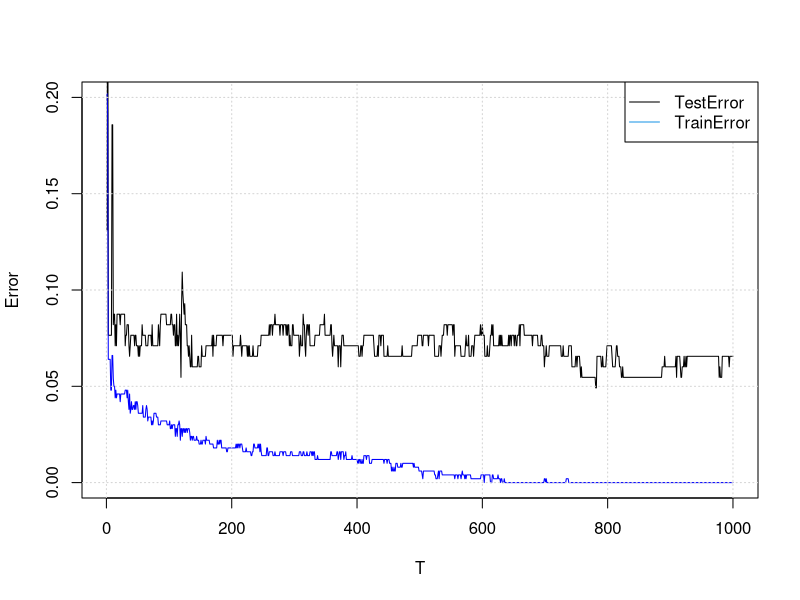
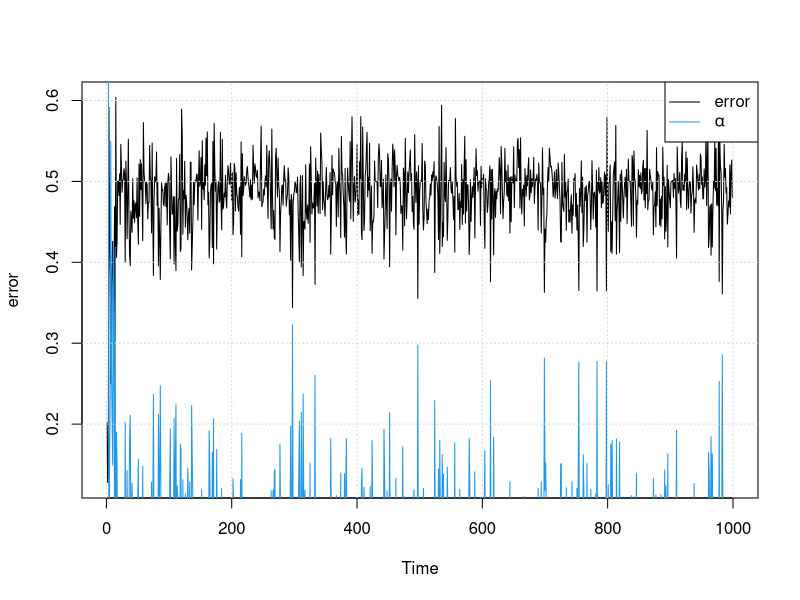
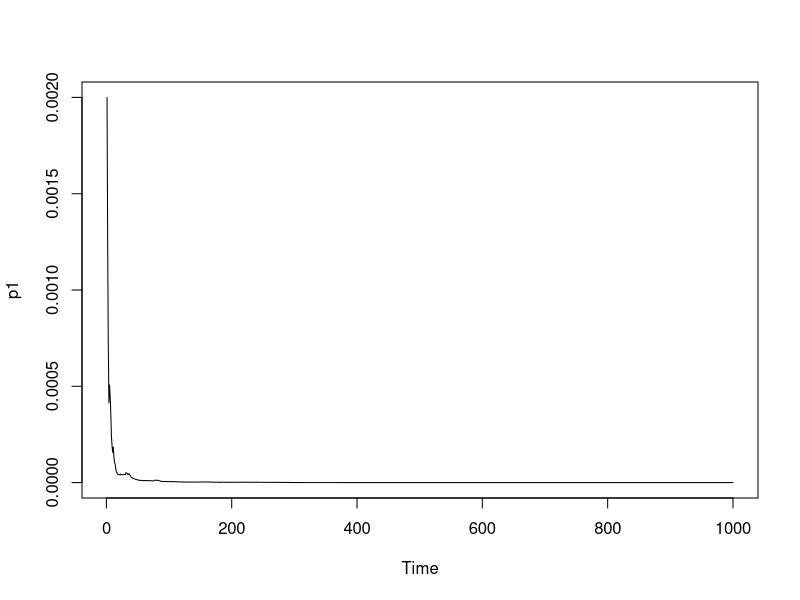
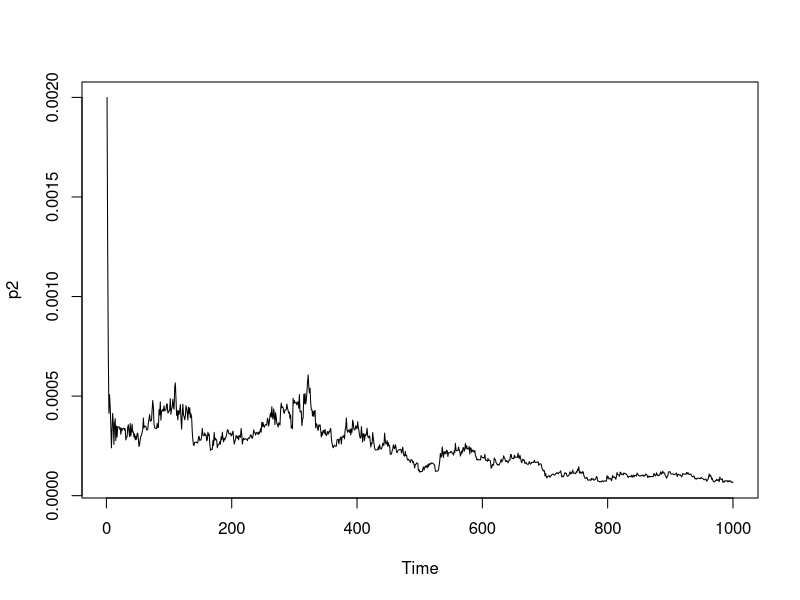
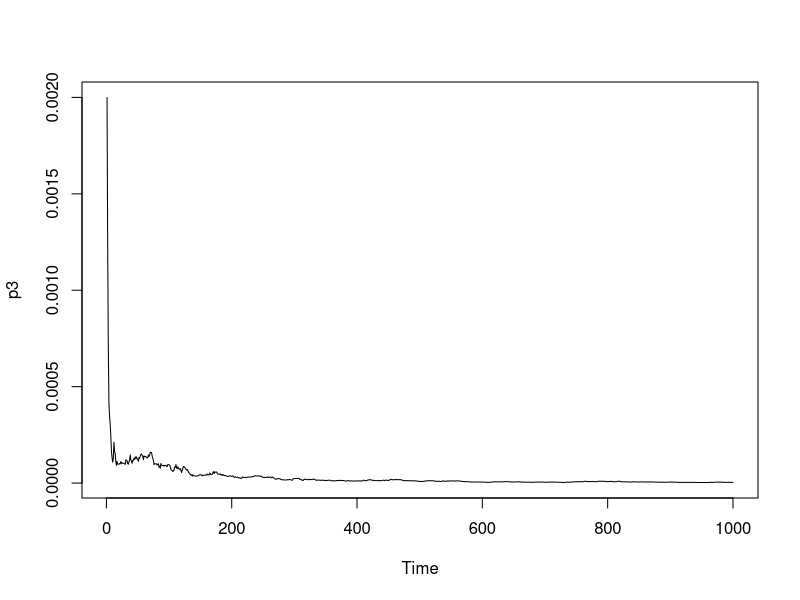

These figures' R source, in order:
#Part1 function: bootstrap
bootstrap = function(w, n) {
  sample <- vector("integer", n)
  cdf <- vector("numeric", length(w))
  tmp <- vector("numeric", length(w))
  for (i in 1:length(w)) {
    tmp[i] <- 1
    cdf[i] <- w %*% tmp
  }
  random <- runif(n, 0 ,1)
  for (i in 1:n) {
    for (j in 1:length(w)) {
      if (cdf[j] >= random[i]) {
        sample[i] = j
        break
      }
    }
  }
  return(sample)
}

#logistic: return a 10*1 vector w
logistic = function(m, step) {
  #initialize w
  w <- vector("numeric", 10)
  w <- as.matrix(w)
  #randomize order
  sample <- m[sample(1:nrow(m), nrow(m),replace=FALSE),]
  for (i in 1:nrow(m)) {
    yi <- m[i,11]
    xi <- as.matrix(m[i, 1:10])
    w <- w + step * as.numeric(1 - (1 / (1 + exp(-yi * t(xi) %*% w)))) * yi * xi
  }
  return(w)
}
classifier = function(x, w) {
  f <- x %*% w
  f <- sign(f)
  return (f)
}

boostclassifier = function(x, alpha, w) {
  f <- 0
  for (i in 1:nrow(alpha)) {
    f <- f + alpha[i] * classifier(x, w[,i])
  }
  f <- sign(f)
  return (f)
}

#Read & Split Data
AllData <- read.csv("X.csv", header = FALSE)
AllLabel<- read.csv("y.csv", header = FALSE)

yTest <- AllData[1:183,]
yLabel <- AllLabel[1:183,]
#colnames(xLabel) <- c("label")
xTrain <- AllData[184:683,]
xLabel <- AllLabel[184:683,]
#colnames(yLabel) <- c("label")
xTrainLabeled <- cbind(xTrain, xLabel)
xTrainLabeled <- as.matrix(xTrainLabeled)
xTrain <- as.matrix(xTrain)
yTest <- as.matrix(yTest)

step <- 0.1
p <- rep(1, 500)
p <- p / length(p)
wTotal <- NULL
error <- vector("numeric", 1000)
trainErr <- vector("numeric", 1000)
testErr <- vector("numeric", 1000)
p1 <- vector("numeric", 1000)
p2 <- vector("numeric", 1000)
p3 <- vector("numeric", 1000)
boostingTrain <- vector("numeric", 500)
boostingTest <- vector("numeric", 183)
#alpha <- vector("numeric", 1000) 
alpha <- NULL
for (t in 1:1000) {
  View(t)
  p1[t] = p[10]
  p2[t] = p[122]
  p3[t] = p[433]
  dataset <- bootstrap(p, 500)
  #hist(dataset, breaks=seq(min(dataset)-0.5, max(dataset)+0.5, by=1))
  train <- NULL
  for (i in 1:500) {
    train <- rbind(train, xTrainLabeled[dataset[i],])
  }
  #  while (sum(train[,10]) == 500) {
  #    dataset <- bootstrap(p, 500)
  #    for (i in 1:500) {
  #      train <- rbind(train, xTrainLabeled[dataset[i],])
  #    }
  #  }
  result <- logistic(train, step)
  wTotal <- cbind(wTotal, result)
  for (i in 1:500) {
    if (classifier(xTrain[i,], result) != xLabel[i]) error[t] <- error[t] + p[i]
  }
  #alpha[t] <- 1/2 * log((1-error[t])/error[t])
  alpha <- rbind(alpha, 1/2 * log((1-error[t])/error[t]))
  for (i in 1:500) {
    p[i] <- p[i] * exp(-alpha[t] * xLabel[i] * classifier(xTrain[i,], result))
  }
  p <- p / sum(p)
  ##training and testing error
  #wcurrent =  wTotal %*% alpha
  for (i in 1:500) {
    boostingTrain[i] <- boostingTrain[i] + alpha[t] * classifier(xTrain[i,], wTotal[,t])
  }
  for (i in 1:183) {
    boostingTest[i] <- boostingTest[i] + alpha[t] * classifier(yTest[i,], wTotal[,t])
  }
  for (i in 1:500) {
    #if (boostclassifier(xTrain[i,],alpha,wTotal) != xLabel[i]) trainErr[t] <- trainErr[t] + 1
    if (sign(boostingTrain[i]) != xLabel[i]) trainErr[t] <- trainErr[t] + 1
  }
  trainErr[t] <- trainErr[t] / 500
  for (i in 1:183) {
    if (sign(boostingTest[i])!= yLabel[i]) testErr[t] <- testErr[t] + 1
  }
  testErr[t] <- testErr[t] / 183
  ##error function end
}

##q2 plot trainErr and testErr
plot(testErr, type='l', ylim=c(0.0,0.2), xlab='T', ylab='Error')
par(new=T)
plot(trainErr, type='l',col="blue", ylim=c(0.0,0.2), xlab='', ylab='', axes=F)
grid()
legend( x="topright", 
        legend=c(expression(TestError), expression(TrainError)),
        col=c(33, 36), lwd=1, lty=c(1), 
        pch=c(NA,NA) )

##q3 bayes without boosting
#nonboosting <- NULL
#nonboosting <- bayes(xTrainLabeled[,2:11])
#nonboostingtestErr <- 0
#for (i in 1:183) {
#  if ((as.matrix(yTest[i,]) %*% nonboosting * yLabel[i]) < 0) nonboostingtestErr <- nonboostingtestErr + 1
#}
#nonboostingtestErr <- nonboostingtestErr / 183

##q4 plot error and alpha
plot.ts(error)
lines(alpha, col = 36)
grid()
legend( x="topright", 
        legend=c(expression(error), expression(alpha)),
        col=c(33, 36), lwd=1, lty=c(1), 
        pch=c(NA,NA) )

##q5 plot p1 p2 p3
plot.ts(p1)
plot.ts(p2)
plot.ts(p3)
#lines(p2, col = 36)
#lines(p3, col = 26)
#grid()
#legend( x="topright", 
#        legend=c(expression(p1), expression(p2), expression(p3)),
#        col=c(33, 36, 26), lwd=1, lty=c(1), 
#        pch=c(NA,NA) )

